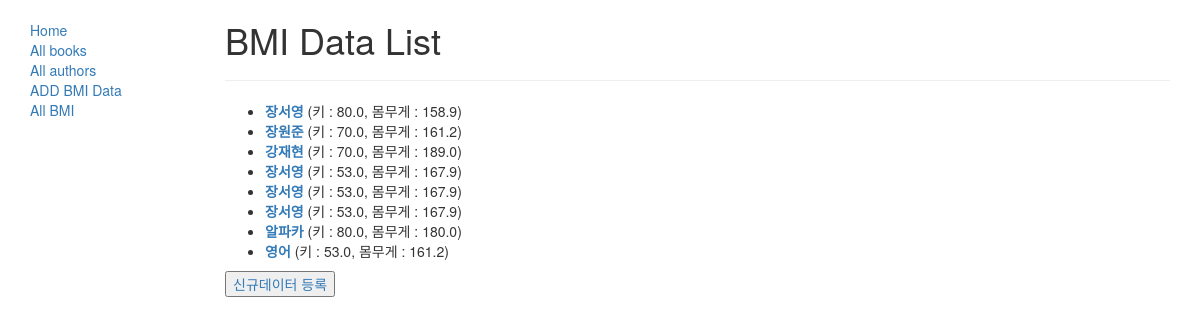
/catalog/bmis/, run on the app's committed database.
### catalog/models.py (models this page shows, shortened)
class BMI(models.Model):
    name = models.CharField(max_length=100)
    weight = models.FloatField()
    height = models.FloatField()
    bmi = models.FloatField()
    def get_absolute_url(self):
        return reverse('bmi-detail', args=[str(self.id)])
    def __str__(self):
        return self.name

### catalog/views.py (the view)
# urls.py: path('bmis/',views.BmiListView.as_view(), name='bmis'),
class BmiListView(generic.ListView):
    model = BMI

### catalog/templates/catalog/bmi_list.html (shortened to what this page needs)
{% extends "base_generic.html"%}
{% block content %}
    <h1>BMI Data List</h1>
        <hr>
        {% if bmi_list %}
            <ul>
                {% for bmi in bmi_list %}
                <li><b><a href="{{ bmi.get_absolute_url }}">{{bmi}}</a></b> (키 : {{bmi.weight}}, 몸무게 : {{bmi.height}})</li>
                {% endfor %}
            </ul>
    {% endif %}
    <a href="{% url 'addBmi' %}"><input type="button" value="신규데이터 등록"></a>
{% endblock %}

### catalog/templates/base_generic.html (shortened to what this page needs)
<!DOCTYPE html>
<html>
<head>
    <link rel="stylesheet" href="https://maxcdn.bootstrapcdn.com/bootstrap/3.4.1/css/bootstrap.min.css">
    {% load static %}
    <link rel="stylesheet" href="{% static 'styles.css' %}">
</head>
<body>
    <div class="container-fluid">
        <div class="col-sm-2">
            {% block sidebar-nav %}
            <ul class="sidebar-nav">
                <li><a href="{% url 'index' %}">Home</a></li>
                <li><a href="{% url 'books' %}">All books</a></li>
                <li><a href="{% url 'authors' %}">All authors</a></li>
                <li><a href="{% url 'addBmi' %}">ADD BMI Data</a></li>
                <li><a href="{% url 'bmis' %}">All BMI</a></li>
            </ul>
            {% endblock %}
        </div>
        <div class="col-sm-10">
            {% block content %}{% endblock %}
        </div>
    </div>
</body>
</html>

### catalog/static/styles.css (style rules this page uses)
.sidebar-nav { margin-top: 20px; padding: 0; list-style: none; }

### data on the page
BMI: name "장서영", weight "80.0", height "158.9"
BMI: name "장원준", weight "70.0", height "161.2"
BMI: name "강재현", weight "70.0", height "189.0"
BMI: name "장서영", weight "53.0", height "167.9"
BMI: name "장서영", weight "53.0", height "167.9"
BMI: name "장서영", weight "53.0", height "167.9"
BMI: name "알파카", weight "80.0", height "180.0"
BMI: name "영어", weight "53.0", height "161.2"
